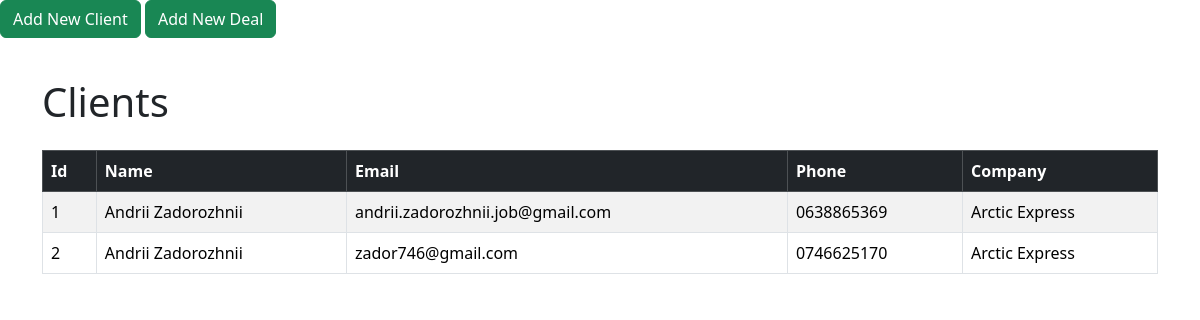
Before: / with the older database file.
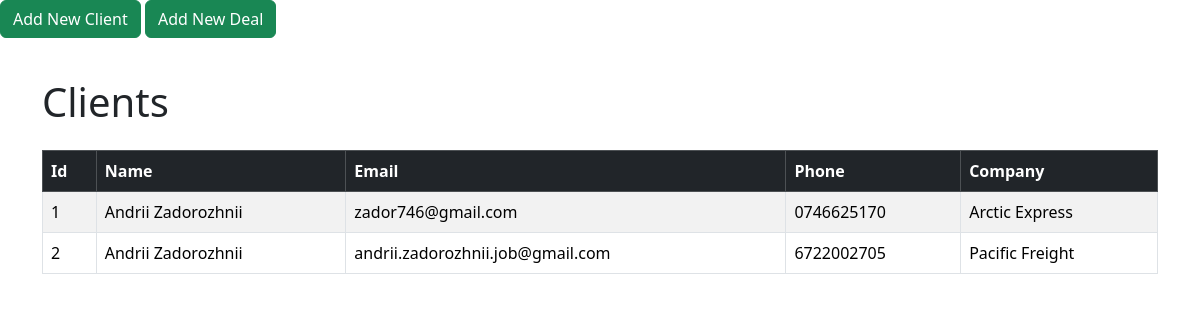
After: the same page with the newer database file.
### crm/models.py (models this page shows)
class Clients(models.Model):
    name = CharField(max_length=30)
    email = EmailField()
    phone = CharField(max_length=30)
    company = CharField(max_length=30)

### crm/views.py (the view)
# urls.py: path('',client_list,name='client_list'),
def client_list(request):
    client = Clients.objects.all()
    return render(request,"crm/client_list.html", {'client':client})

### crm/templates/crm/client_list.html
{% extends 'crm/base.html' %}
{% block content %}
    <div class="container mt-4">
        <h1 class="mb-4">Clients</h1>
        <table class="table table-striped table-bordered">
            <thead class="table-dark">
                <tr>
                    <th>Id</th>
                    <th>Name</th>
                    <th>Email</th>
                    <th>Phone</th>
                    <th>Company</th>
                </tr>
            </thead>
            <tbody>
                {% for client in client %}
                    <tr>
                        <td>{{ client.id }}</td>
                        <td>{{ client.name }}</td>
                        <td>{{ client.email }}</td>
                        <td>{{ client.phone }}</td>
                        <td>{{ client.company }}</td>
                    </tr>
                {% empty %}
                    <tr>
                        <td colspan="4" class="text-center">No clients found.</td>
                    </tr>
                {% endfor %}
            </tbody>
        </table>
    </div>
{% endblock %}

### crm/templates/crm/base.html (shortened to what this page needs)
<!doctype html>
<html lang="en">
<head>
    <link
    href="https://cdn.jsdelivr.net/npm/bootstrap@5.3.3/dist/css/bootstrap.min.css"
    rel="stylesheet"
/>
</head>
<body>
<a href="{% url 'add_client' %}" class="btn btn-success mb-3">Add New Client</a>
<a href="{% url 'add_deals' %}" class="btn btn-success mb-3">Add New Deal</a>
{% block content %}
{% endblock %}
</body>
</html>

Changed rows visible on the page:
changed Clients "Arctic Express": email "andrii.zadorozhnii.job@gmail.com" → "zador746@gmail.com"; phone "0638865369" → "0746625170"
changed Clients id 2: email "zador746@gmail.com" → "andrii.zadorozhnii.job@gmail.com"; phone "0746625170" → "6722002705"; company "Arctic Express" → "Pacific Freight"
